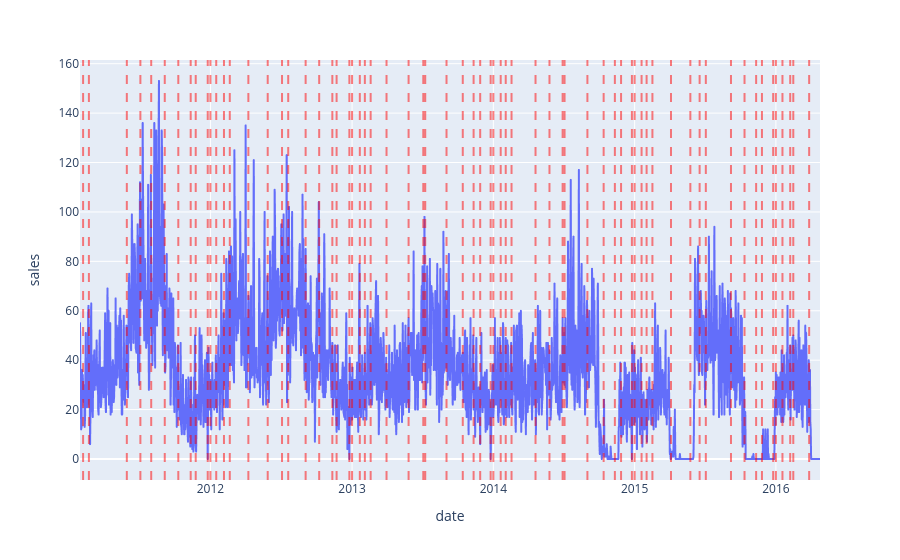

This figure's notebook cell:
### Code cell
muestra_producto = df[df.item == 'SUPERMARKET_3_594'].groupby('date').sales.sum().reset_index()
muestra_producto['date'] = pd.to_datetime(muestra_producto['date'])
fig = px.line(muestra_producto, x='date', y='sales')
eventos = df[df['event'].notna()]
eventos['date'] = pd.to_datetime(eventos['date'])
for fecha in eventos['date'].unique():
    fig.add_vline(x=pd.Timestamp(fecha).timestamp() * 1000, line_dash="dash", line_color="red", opacity=0.5)
fig.show()

### Figure 1 — Plotly figure (JSON) as saved in the notebook; plotly's stock layout.template omitted (floating-point values rounded to 4 significant figures; data arrays with more than 128 entries replaced by an {"elided": "..."} marker saying what was removed)
{"data": [{"hovertemplate": "date=%{x}<br>sales=%{y}<extra></extra>", "legendgroup": "", "line": {"color": "#636efa", "dash": "solid"}, "marker": {"symbol": "circle"}, "mode": "lines", "name": "", "showlegend": false, "type": "scattergl", "x": {"elided": "1913 str values"}, "xaxis": "x", "y": {"elided": "1913 int values"}, "yaxis": "y"}], "layout": {"legend": {"tracegroupgap": 0}, "margin": {"t": 60}, "shapes": [{"line": {"color": "red", "dash": "dash"}, "opacity": 0.5, "type": "line", "x0": 1296950400000, "x1": 1296950400000, "xref": "x", "y0": 0, "y1": 1, "yref": "y domain"}, {"line": {"color": "red", "dash": "dash"}, "opacity": 0.5, "type": "line", "x0": 1298246400000, "x1": 1298246400000, "xref": "x", "y0": 0, "y1": 1, "yref": "y domain"}, {"line": {"color": "red", "dash": "dash"}, "opacity": 0.5, "type": "line", "x0": 1306713600000, "x1": 1306713600000, "xref": "x", "y0": 0, "y1": 1, "yref": "y domain"}, {"line": {"color": "red", "dash": "dash"}, "opacity": 0.5, "type": "line", "x0": 1309737600000, "x1": 1309737600000, "xref": "x", "y0": 0, "y1": 1, "yref": "y domain"}, {"line": {"color": "red", "dash": "dash"}, "opacity": 0.5, "type": "line", "x0": 1312156800000, "x1": 1312156800000, "xref": "x", "y0": 0, "y1": 1, "yref": "y domain"}, {"line": {"color": "red", "dash": "dash"}, "opacity": 0.5, "type": "line", "x0": 1315180800000, "x1": 1315180800000, "xref": "x", "y0": 0, "y1": 1, "yref": "y domain"}, {"line": {"color": "red", "dash": "dash"}, "opacity": 0.5, "type": "line", "x0": 1318204800000, "x1": 1318204800000, "xref": "x", "y0": 0, "y1": 1, "yref": "y domain"}, {"line": {"color": "red", "dash": "dash"}, "opacity": 0.5, "type": "line", "x0": 1320969600000, "x1": 1320969600000, "xref": "x", "y0": 0, "y1": 1, "yref": "y domain"}, {"line": {"color": "red", "dash": "dash"}, "opacity": 0.5, "type": "line", "x0": 1322092800000, "x1": 1322092800000, "xref": "x", "y0": 0, "y1": 1, "yref": "y domain"}, {"line": {"color": "red", "dash": "dash"}, "opacity": 0.5, "type": "line", "x0": 1324771200000, "x1": 1324771200000, "xref": "x", "y0": 0, "y1": 1, "yref": "y domain"}, {"line": {"color": "red", "dash": "dash"}, "opacity": 0.5, "type": "line", "x0": 1325376000000, "x1": 1325376000000, "xref": "x", "y0": 0, "y1": 1, "yref": "y domain"}, {"line": {"color": "red", "dash": "dash"}, "opacity": 0.5, "type": "line", "x0": 1326672000000, "x1": 1326672000000, "xref": "x", "y0": 0, "y1": 1, "yref": "y domain"}, {"line": {"color": "red", "dash": "dash"}, "opacity": 0.5, "type": "line", "x0": 1328400000000, "x1": 1328400000000, "xref": "x", "y0": 0, "y1": 1, "yref": "y domain"}, {"line": {"color": "red", "dash": "dash"}, "opacity": 0.5, "type": "line", "x0": 1329696000000, "x1": 1329696000000, "xref": "x", "y0": 0, "y1": 1, "yref": "y domain"}, {"line": {"color": "red", "dash": "dash"}, "opacity": 0.5, "type": "line", "x0": 1333843200000, "x1": 1333843200000, "xref": "x", "y0": 0, "y1": 1, "yref": "y domain"}, {"line": {"color": "red", "dash": "dash"}, "opacity": 0.5, "type": "line", "x0": 1338163200000, "x1": 1338163200000, "xref": "x", "y0": 0, "y1": 1, "yref": "y domain"}, {"line": {"color": "red", "dash": "dash"}, "opacity": 0.5, "type": "line", "x0": 1341360000000, "x1": 1341360000000, "xref": "x", "y0": 0, "y1": 1, "yref": "y domain"}, {"line": {"color": "red", "dash": "dash"}, "opacity": 0.5, "type": "line", "x0": 1342742400000, "x1": 1342742400000, "xref": "x", "y0": 0, "y1": 1, "yref": "y domain"}, {"line": {"color": "red", "dash": "dash"}, "opacity": 0.5, "type": "line", "x0": 1346630400000, "x1": 1346630400000, "xref": "x", "y0": 0, "y1": 1, "yref": "y domain"}, {"line": {"color": "red", "dash": "dash"}, "opacity": 0.5, "type": "line", "x0": 1349654400000, "x1": 1349654400000, "xref": "x", "y0": 0, "y1": 1, "yref": "y domain"}, {"line": {"color": "red", "dash": "dash"}, "opacity": 0.5, "type": "line", "x0": 1352592000000, "x1": 1352592000000, "xref": "x", "y0": 0, "y1": 1, "yref": "y domain"}, {"line": {"color": "red", "dash": "dash"}, "opacity": 0.5, "type": "line", "x0": 1353542400000, "x1": 1353542400000, "xref": "x", "y0": 0, "y1": 1, "yref": "y domain"}, {"line": {"color": "red", "dash": "dash"}, "opacity": 0.5, "type": "line", "x0": 1356393600000, "x1": 1356393600000, "xref": "x", "y0": 0, "y1": 1, "yref": "y domain"}, {"line": {"color": "red", "dash": "dash"}, "opacity": 0.5, "type": "line", "x0": 1356998400000, "x1": 1356998400000, "xref": "x", "y0": 0, "y1": 1, "yref": "y domain"}, {"line": {"color": "red", "dash": "dash"}, "opacity": 0.5, "type": "line", "x0": 1358726400000, "x1": 1358726400000, "xref": "x", "y0": 0, "y1": 1, "yref": "y domain"}, {"line": {"color": "red", "dash": "dash"}, "opacity": 0.5, "type": "line", "x0": 1359849600000, "x1": 1359849600000, "xref": "x", "y0": 0, "y1": 1, "yref": "y domain"}, {"line": {"color": "red", "dash": "dash"}, "opacity": 0.5, "type": "line", "x0": 1361145600000, "x1": 1361145600000, "xref": "x", "y0": 0, "y1": 1, "yref": "y domain"}, {"line": {"color": "red", "dash": "dash"}, "opacity": 0.5, "type": "line", "x0": 1364688000000, "x1": 1364688000000, "xref": "x", "y0": 0, "y1": 1, "yref": "y domain"}, {"line": {"color": "red", "dash": "dash"}, "opacity": 0.5, "type": "line", "x0": 1369612800000, "x1": 1369612800000, "xref": "x", "y0": 0, "y1": 1, "yref": "y domain"}, {"line": {"color": "red", "dash": "dash"}, "opacity": 0.5, "type": "line", "x0": 1372896000000, "x1": 1372896000000, "xref": "x", "y0": 0, "y1": 1, "yref": "y domain"}, {"line": {"color": "red", "dash": "dash"}, "opacity": 0.5, "type": "line", "x0": 1373328000000, "x1": 1373328000000, "xref": "x", "y0": 0, "y1": 1, "yref": "y domain"}, {"line": {"color": "red", "dash": "dash"}, "opacity": 0.5, "type": "line", "x0": 1378080000000, "x1": 1378080000000, "xref": "x", "y0": 0, "y1": 1, "yref": "y domain"}, {"line": {"color": "red", "dash": "dash"}, "opacity": 0.5, "type": "line", "x0": 1381708800000, "x1": 1381708800000, "xref": "x", "y0": 0, "y1": 1, "yref": "y domain"}, {"line": {"color": "red", "dash": "dash"}, "opacity": 0.5, "type": "line", "x0": 1384128000000, "x1": 1384128000000, "xref": "x", "y0": 0, "y1": 1, "yref": "y domain"}, {"line": {"color": "red", "dash": "dash"}, "opacity": 0.5, "type": "line", "x0": 1385596800000, "x1": 1385596800000, "xref": "x", "y0": 0, "y1": 1, "yref": "y domain"}, {"line": {"color": "red", "dash": "dash"}, "opacity": 0.5, "type": "line", "x0": 1387929600000, "x1": 1387929600000, "xref": "x", "y0": 0, "y1": 1, "yref": "y domain"}, {"line": {"color": "red", "dash": "dash"}, "opacity": 0.5, "type": "line", "x0": 1388534400000, "x1": 1388534400000, "xref": "x", "y0": 0, "y1": 1, "yref": "y domain"}, {"line": {"color": "red", "dash": "dash"}, "opacity": 0.5, "type": "line", "x0": 1390176000000, "x1": 1390176000000, "xref": "x", "y0": 0, "y1": 1, "yref": "y domain"}, {"line": {"color": "red", "dash": "dash"}, "opacity": 0.5, "type": "line", "x0": 1391299200000, "x1": 1391299200000, "xref": "x", "y0": 0, "y1": 1, "yref": "y domain"}, {"line": {"color": "red", "dash": "dash"}, "opacity": 0.5, "type": "line", "x0": 1392595200000, "x1": 1392595200000, "xref": "x", "y0": 0, "y1": 1, "yref": "y domain"}, {"line": {"color": "red", "dash": "dash"}, "opacity": 0.5, "type": "line", "x0": 1397952000000, "x1": 1397952000000, "xref": "x", "y0": 0, "y1": 1, "yref": "y domain"}, {"line": {"color": "red", "dash": "dash"}, "opacity": 0.5, "type": "line", "x0": 1401062400000, "x1": 1401062400000, "xref": "x", "y0": 0, "y1": 1, "yref": "y domain"}, {"line": {"color": "red", "dash": "dash"}, "opacity": 0.5, "type": "line", "x0": 1404000000000, "x1": 1404000000000, "xref": "x", "y0": 0, "y1": 1, "yref": "y domain"}, {"line": {"color": "red", "dash": "dash"}, "opacity": 0.5, "type": "line", "x0": 1404432000000, "x1": 1404432000000, "xref": "x", "y0": 0, "y1": 1, "yref": "y domain"}, {"line": {"color": "red", "dash": "dash"}, "opacity": 0.5, "type": "line", "x0": 1409529600000, "x1": 1409529600000, "xref": "x", "y0": 0, "y1": 1, "yref": "y domain"}, {"line": {"color": "red", "dash": "dash"}, "opacity": 0.5, "type": "line", "x0": 1413158400000, "x1": 1413158400000, "xref": "x", "y0": 0, "y1": 1, "yref": "y domain"}, {"line": {"color": "red", "dash": "dash"}, "opacity": 0.5, "type": "line", "x0": 1415664000000, "x1": 1415664000000, "xref": "x", "y0": 0, "y1": 1, "yref": "y domain"}, {"line": {"color": "red", "dash": "dash"}, "opacity": 0.5, "type": "line", "x0": 1417046400000, "x1": 1417046400000, "xref": "x", "y0": 0, "y1": 1, "yref": "y domain"}, {"line": {"color": "red", "dash": "dash"}, "opacity": 0.5, "type": "line", "x0": 1419465600000, "x1": 1419465600000, "xref": "x", "y0": 0, "y1": 1, "yref": "y domain"}, {"line": {"color": "red", "dash": "dash"}, "opacity": 0.5, "type": "line", "x0": 1420070400000, "x1": 1420070400000, "xref": "x", "y0": 0, "y1": 1, "yref": "y domain"}, {"line": {"color": "red", "dash": "dash"}, "opacity": 0.5, "type": "line", "x0": 1421625600000, "x1": 1421625600000, "xref": "x", "y0": 0, "y1": 1, "yref": "y domain"}, {"line": {"color": "red", "dash": "dash"}, "opacity": 0.5, "type": "line", "x0": 1422748800000, "x1": 1422748800000, "xref": "x", "y0": 0, "y1": 1, "yref": "y domain"}, {"line": {"color": "red", "dash": "dash"}, "opacity": 0.5, "type": "line", "x0": 1424044800000, "x1": 1424044800000, "xref": "x", "y0": 0, "y1": 1, "yref": "y domain"}, {"line": {"color": "red", "dash": "dash"}, "opacity": 0.5, "type": "line", "x0": 1428192000000, "x1": 1428192000000, "xref": "x", "y0": 0, "y1": 1, "yref": "y domain"}, {"line": {"color": "red", "dash": "dash"}, "opacity": 0.5, "type": "line", "x0": 1432512000000, "x1": 1432512000000, "xref": "x", "y0": 0, "y1": 1, "yref": "y domain"}, {"line": {"color": "red", "dash": "dash"}, "opacity": 0.5, "type": "line", "x0": 1434585600000, "x1": 1434585600000, "xref": "x", "y0": 0, "y1": 1, "yref": "y domain"}, {"line": {"color": "red", "dash": "dash"}, "opacity": 0.5, "type": "line", "x0": 1435968000000, "x1": 1435968000000, "xref": "x", "y0": 0, "y1": 1, "yref": "y domain"}, {"line": {"color": "red", "dash": "dash"}, "opacity": 0.5, "type": "line", "x0": 1441584000000, "x1": 1441584000000, "xref": "x", "y0": 0, "y1": 1, "yref": "y domain"}, {"line": {"color": "red", "dash": "dash"}, "opacity": 0.5, "type": "line", "x0": 1444608000000, "x1": 1444608000000, "xref": "x", "y0": 0, "y1": 1, "yref": "y domain"}, {"line": {"color": "red", "dash": "dash"}, "opacity": 0.5, "type": "line", "x0": 1447200000000, "x1": 1447200000000, "xref": "x", "y0": 0, "y1": 1, "yref": "y domain"}, {"line": {"color": "red", "dash": "dash"}, "opacity": 0.5, "type": "line", "x0": 1448496000000, "x1": 1448496000000, "xref": "x", "y0": 0, "y1": 1, "yref": "y domain"}, {"line": {"color": "red", "dash": "dash"}, "opacity": 0.5, "type": "line", "x0": 1451001600000, "x1": 1451001600000, "xref": "x", "y0": 0, "y1": 1, "yref": "y domain"}, {"line": {"color": "red", "dash": "dash"}, "opacity": 0.5, "type": "line", "x0": 1451606400000, "x1": 1451606400000, "xref": "x", "y0": 0, "y1": 1, "yref": "y domain"}, {"line": {"color": "red", "dash": "dash"}, "opacity": 0.5, "type": "line", "x0": 1453075200000, "x1": 1453075200000, "xref": "x", "y0": 0, "y1": 1, "yref": "y domain"}, {"line": {"color": "red", "dash": "dash"}, "opacity": 0.5, "type": "line", "x0": 1454803200000, "x1": 1454803200000, "xref": "x", "y0": 0, "y1": 1, "yref": "y domain"}, {"line": {"color": "red", "dash": "dash"}, "opacity": 0.5, "type": "line", "x0": 1455494400000, "x1": 1455494400000, "xref": "x", "y0": 0, "y1": 1, "yref": "y domain"}, {"line": {"color": "red", "dash": "dash"}, "opacity": 0.5, "type": "line", "x0": 1459036800000, "x1": 1459036800000, "xref": "x", "y0": 0, "y1": 1, "yref": "y domain"}], "xaxis": {"anchor": "y", "domain": [0, 1], "title": {"text": "date"}}, "yaxis": {"anchor": "x", "domain": [0, 1], "title": {"text": "sales"}}}}
